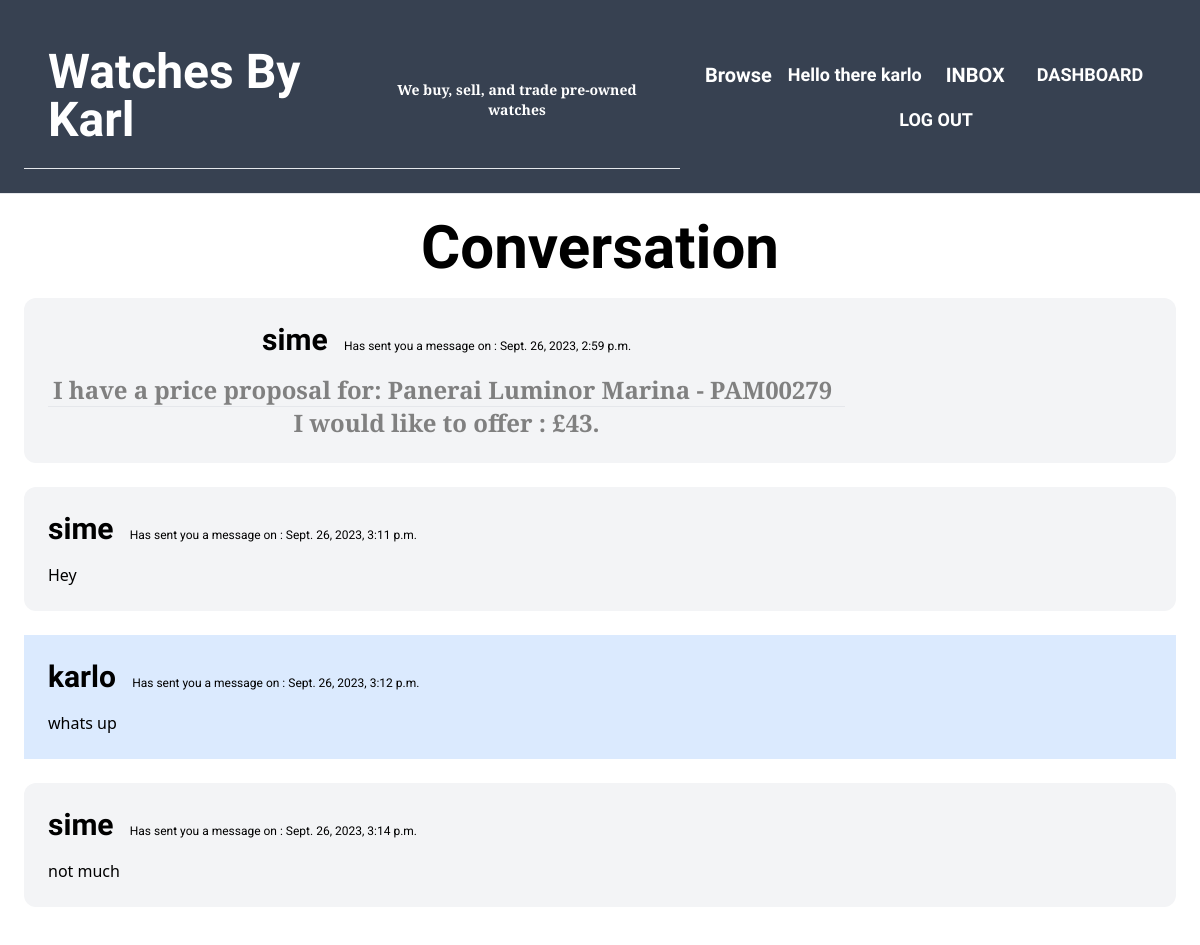
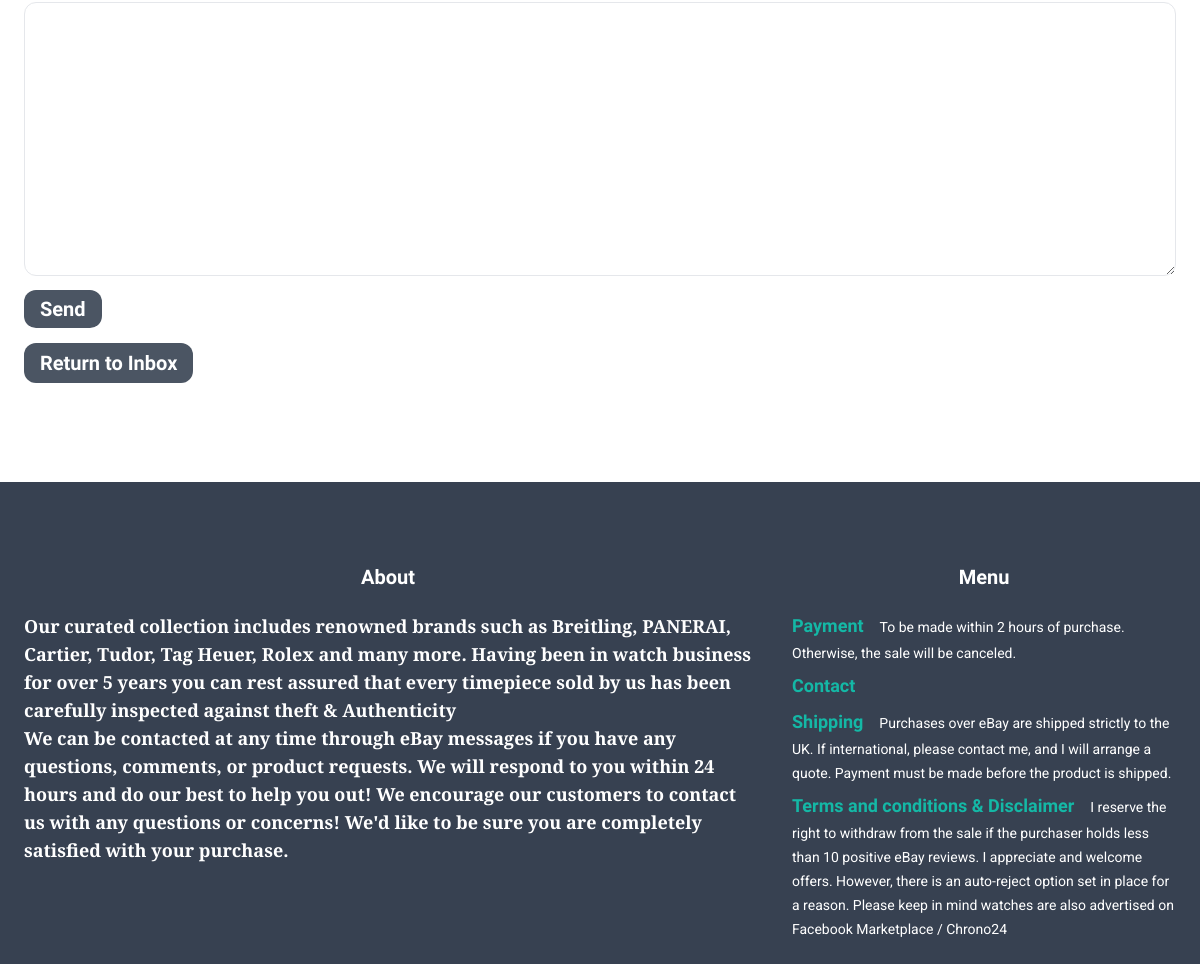
/inbox/61/ (signed in), run on the app's committed database (2 pictures, top to bottom).
### conversation/models.py (models this page shows, shortened)
class ConversationMessage(models.Model):
    conversation = models.ForeignKey(Conversation, related_name='messages', on_delete=models.CASCADE)
    content = models.TextField()
    created_at = models.DateTimeField(auto_now_add=True)
    created_by = models.ForeignKey(User, related_name='created_messages', on_delete=models.CASCADE)
    is_offer = models.BooleanField(default=False)
    MESSAGE_TYPE_CHOICES = [
        ('message', 'Message'),
        ('offer', 'Offer'),
    ]
    message_type = models.CharField(max_length=7, choices=MESSAGE_TYPE_CHOICES, default='message')

class Conversation(models.Model):
    item = models.ForeignKey(Item, related_name='conversations', on_delete=models.CASCADE)
    members = models.ManyToManyField(User, related_name='conversations')
    created_at = models.DateTimeField(auto_now_add=True)
    modified_at = models.DateTimeField(auto_now=True)
    class Meta:
        ordering = ('-modified_at',)

### watches/models.py (models this page shows, shortened)
class Item(models.Model):
    category = models.ForeignKey(Category, related_name='items', on_delete=models.CASCADE)
    name = models.CharField(max_length=255)
    description = models.TextField(blank=True, null=True)
    main_image = models.ImageField(upload_to='item_images/', blank=True, null=True)
    price = models.FloatField()
    is_sold = models.BooleanField(default=False)
    created_by = models.ForeignKey(User, related_name='items', on_delete=models.CASCADE)
    created_at = models.DateTimeField(auto_now_add=True)
    ebay_link = models.URLField(blank=True, null=True)
    item_offers = models.ManyToManyField('Offer', related_name='items', blank=True)
    year = models.PositiveIntegerField(null=True, blank=True)
    has_box = models.BooleanField(default=False)
    has_papers = models.BooleanField(default=False)
    water_resistance = models.CharField(max_length=100, blank=True, null=True)
    case_size = models.CharField(max_length=20, blank=True, null=True)
    case_material = models.CharField(max_length=50, blank=True, null=True)
    movement = models.CharField(max_length=50, blank=True, null=True)

### conversation/views.py (the view, shortened to what this page needs)
# urls.py: path('<int:pk>/', views.detail, name='detail'),
@login_required
def detail(request, pk):
    conversation = get_object_or_404(Conversation, pk=pk, members=request.user)
    form = ConversationMessageForm()
    messages = conversation.messages.all()
    return render(request, 'conversation/detail.html', {
        'conversation': conversation,
        'form': form,
        'messages': messages,
    })

### conversation/forms.py
class ConversationMessageForm(forms.ModelForm):
    is_offer = forms.BooleanField(
        required=False,
        widget=forms.HiddenInput,  # Use a hidden input field
        initial=False,  # Default to False (not an offer)
    )
    class Meta:
        model = ConversationMessage
        fields = ['content', 'is_offer']
        widgets = {
            'content': forms.Textarea(attrs={
                'class': 'w-full py-4 px-6 rounded-xl border'
            })
        }

### conversation/templates/conversation/detail.html (shortened to what this page needs)
{% extends 'core/base.html' %}
{% load static %}
{% block content %}
<h1 class="text-6xl cursive text-center mb-5"> Conversation </h1>
<div class="space-y-6">
    {% for message in conversation.messages.all %}
    <div class="p-6 flex {% if message.created_by == request.user %}bg-blue-100 {% else %}bg-gray-100 rounded-xl {% endif %}">
        <div>
            <p class="mb-4 text-center">
                <strong class="cursive text-3xl mr-3">{{ message.created_by.username }}</strong> <span class="text-xs"> Has sent you a message on : {{ message.created_at }} </span>
                {% if message.is_offer %}
                <p class="offer-message">
                    <strong class="text-2xl mr-2 filter">I have a price proposal for: {{ conversation.item.name }}</strong>
                    <hr>
                    <div class="text-center">
                        <span class="filter text-2xl">{{ message.content }}</span>
                    </div>
                </p>
                {% else %}
                <p>{{ message.content }}</p>
                {% endif %}
            </p>
        </div>
    </div>
    {% endfor %}
</div>
<form method="post" action="." class="mt-10">
    {{ form.content }}
    <button class="mt-2 px-4 py-1 font-semibold bg-gray-600 text-white hover:bg-teal-700 rounded-xl cursive mb-5">Send</button>
</form>
<a href="{% url 'conversation:inbox' %}" class="mt-2 px-4 py-2 font-semibold bg-gray-600 text-white hover:bg-teal-700 rounded-xl cursive">Return to Inbox</a>
{% endblock %}

### watchapp/templates/core/base.html (shortened to what this page needs)
{% load static %}
<!DOCTYPE html>
<html lang="en">
<head>
    <link rel="stylesheet" type="text/css" href="{% static '/css/style.css' %}">
    <script src="https://cdn.tailwindcss.com"></script>
    <link rel="stylesheet" href="https://cdnjs.cloudflare.com/ajax/libs/OwlCarousel2/2.3.4/assets/owl.carousel.min.css">
    <link rel="stylesheet"
        href="https://cdnjs.cloudflare.com/ajax/libs/OwlCarousel2/2.3.4/assets/owl.theme.default.min.css">
</head>
<body class="bg-white">
    <nav
        class="py-6 flex flex-col justify-between items-center sm:flex-row border-b border-gray-200 px-4 lg:px-6 py-2.5 bg-gray-700 nav-bar">
        <div
            class="py-6 flex flex-col justify-between items-center sm:flex-row border-b border-gray-200 px-4 lg:px-6 py-2.5 bg-gray-700 nav-bar">
            <a href="/" class="flex items-center custom-logo cursive text-white text-5xl">
                Watches By Karl
            </a>
            <div class="text-center sm:ml-4 filter mt-2 text-white text-sm">
                We buy, sell, and trade pre-owned watches
            </div>
        </div>
        <div class="mt-4 sm:mt-0 space-x-4 flex flex-wrap items-center justify-center">
            <a href="{% url 'watches:items' %}"
                class="text-xl rounded-lg cursive text-white hover:text-teal-700">Browse</a>
            {% if request.user.is_authenticated %}
            <span class="text-lg rounded-lg cursive text-white">Hello there {{ request.user.username }}</span>
            <a href="{% url 'conversation:inbox' %}" class="px-2 py-2 text-white cursive hover:text-teal-700">INBOX</a>
            <a href="/" class="px-2 py-2 text-lg text-white cursive hover:text-teal-700">DASHBOARD</a>
            <a href="{% url 'watchapp:logout' %}" class="px-2 py-2 text-lg text-white cursive hover:text-red-500">LOG
                OUT</a>
            {% endif %}
        </div>
    </nav>
    <div class="px-4 sm:px-6 py-6">
        {% block content %}
        {% endblock %}
    </div>
    <footer
        class="py-6 px-4 sm:px-6 flex flex-wrap justify-between bg-gray-700 bottom-0 border-gray-200 inset-x-0 mt-20 pt-20">
        <div class="w-full sm:w-2/3 pr-0 sm:pr-10">
            <h3 class="mb-5 font-semibold cursive text-white text-center">About</h3>
            <span class="text-lg text-bold info text-white">
                Our curated collection includes renowned brands such as Breitling, PANERAI, Cartier, Tudor, Tag Heuer,
                Rolex and many more.
                Having been in watch business for over 5 years you can rest assured that every timepiece sold by us has
                been carefully inspected against theft & Authenticity
                <br>
                We can be contacted at any time through eBay messages if you have any
                questions, comments, or product requests. We will respond to you within 24 hours and do our best to help
                you out! We encourage our customers to contact us with any questions or concerns! We'd like to be sure
                you are completely satisfied with your purchase.
            </span>
        </div>
        <div class="w-full sm:w-1/3 mt-4 sm:mt-0">
            <h3 class="mb-5 font-semibold cursive text-center text-white">Menu</h3>
            <ul class="space-y-2">
                <li><a href="#" class="text-lg text-teal-500 hover:text-teal-700 cursive mr-4">Payment</a><span
                        class="text-right text-sm text-white">To be made within 2 hours of purchase. Otherwise, the sale
                        will be canceled.</span></li>
                <li><a href="{% url 'watchapp:contact' %}"
                        class="text-lg text-teal-500 hover:text-teal-700 cursive">Contact</a></li>
                <li><a href="#" class="text-lg text-teal-500 hover:text-teal-700 cursive mr-4">Shipping</a><span
                        class="text-right text-sm text-white">Purchases over eBay are shipped strictly to the UK. If
                        international, please contact me, and I will arrange a quote. Payment must be made before the
                        product is shipped.</span></li>
                <li><a href="#" class="text-lg text-teal-500 hover:text-teal-700 cursive mr-4">Terms and conditions &
                        Disclaimer</a><span class="text-sm text-white">I reserve the right to withdraw from the sale if
                        the purchaser holds less
                        than 10 positive eBay reviews.
                        I appreciate and welcome offers. However, there is an auto-reject option set in place for a
                        reason. Please keep in mind watches are also advertised on Facebook Marketplace /
                        Chrono24</span>
                </li>
            </ul>
        </div>
    </footer>
</body>
</html>

### static/css/style.css (style rules this page uses)
.cursive { font-family: 'Dancing Script', cursive; font-size: 20px; font-weight: bold; }
span { font-family: Roboto, san-serif; }
.info { font-family: 'Bitter', serif; font: bold; font-weight: 900; }
.filter { font-family: 'Bitter', serif; color: grey; font-size: 15px; font-weight: bold; padding: 5px; margin-top: 5px; }

### data on the page
ConversationMessage: created_by.username "sime", created_at "Sept. 26, 2023, 2:59 p.m.", content "I would like to offer : £43."
Conversation: item.name "Panerai Luminor Marina - PAM00279"
ConversationMessage: created_by.username "sime", created_at "Sept. 26, 2023, 3:11 p.m.", content "Hey"
ConversationMessage: created_by.username "karlo", created_at "Sept. 26, 2023, 3:12 p.m.", content "whats up"
ConversationMessage: created_by.username "sime", created_at "Sept. 26, 2023, 3:14 p.m.", content "not much"

### other printed values
{{ request.user.username }} "karlo"
